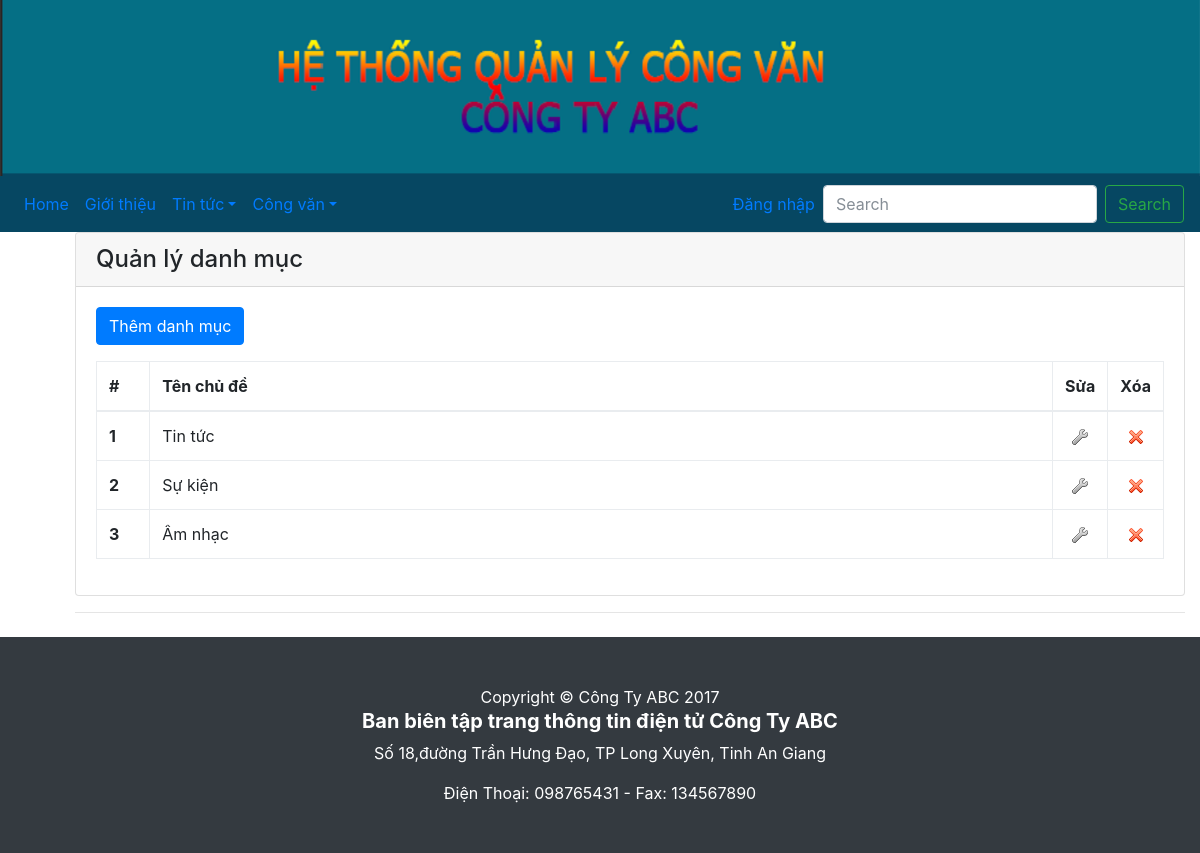
/danhmuc.php, run on the app's committed database.
### tables this page shows
CREATE TABLE `danhmuc` (
  `ID` int(11) NOT NULL,
  `TenDM` varchar(50) NOT NULL
);

### danhmuc.php (the view, shortened to what this page needs)
<?php
	require_once "config.php";
	$sql = "SELECT * FROM danhmuc";
	$danhsach = mysqli_query($link, $sql);
?>
<!DOCTYPE html>
<html lang="en">
	<head>
		<link rel="stylesheet" href="css/bootstrap.min.css" />
		<link rel="stylesheet" href="css/bootstrap-custom.css" />
	</head>
	<body>
			<?php include_once "navbar.php"; ?>
<div class="container" style="margin: 5% 8% 2% 5%;">
			<div class="card">
				<h4 class="card-header">Quản lý danh mục</h4>
				<div class="card-body">
					<p><a class="btn btn-primary" href="danhmuc_them.php" role="button">Thêm danh mục</a></p>
					<table class="table table-bordered table-hover table-responsive">
						<thead>
							<tr>
								<th width="5%">#</th>
								<th width="85%">Tên chủ đề</th>
								<th width="5%">Sửa</th>
								<th width="5%">Xóa</th>
							</tr>
						</thead>
						<tbody>
							<?php
								while($dong = mysqli_fetch_array($danhsach))
								{
									echo "<tr>";
										echo "<th>{$dong['ID']}</th>";
										echo "<td>{$dong['TenDM']}</td>";
										echo "<td class='text-center'><a href='danhmuc_sua.php?id={$dong['ID']}'><img src='img/edit.png' /></a></td>";
										echo "<td class='text-center'><a onclick='return confirm(\"Bạn có muốn xóa danh muc {$dong['TenDM']} không?\");' href='danhmuc_xoa.php?id={$dong['ID']}'><img src='img/delete.png' /></a></td>";
									echo "</tr>";
								}
							?>
						</tbody>
					</table>
				</div>
			</div>
			<hr />
		</div>
<?php include_once "footer.php"; ?>
	</body>
</html>

### css/modern-business.css (style rules this page uses)
body { padding-top: 54px; }
@media (min-width: 992px) { body { padding-top: 56px; } }

### data on the page
danhmuc: ID "1", TenDM "Tin tức"
danhmuc: ID "2", TenDM "Sự kiện"
danhmuc: ID "3", TenDM "Âm nhạc"
